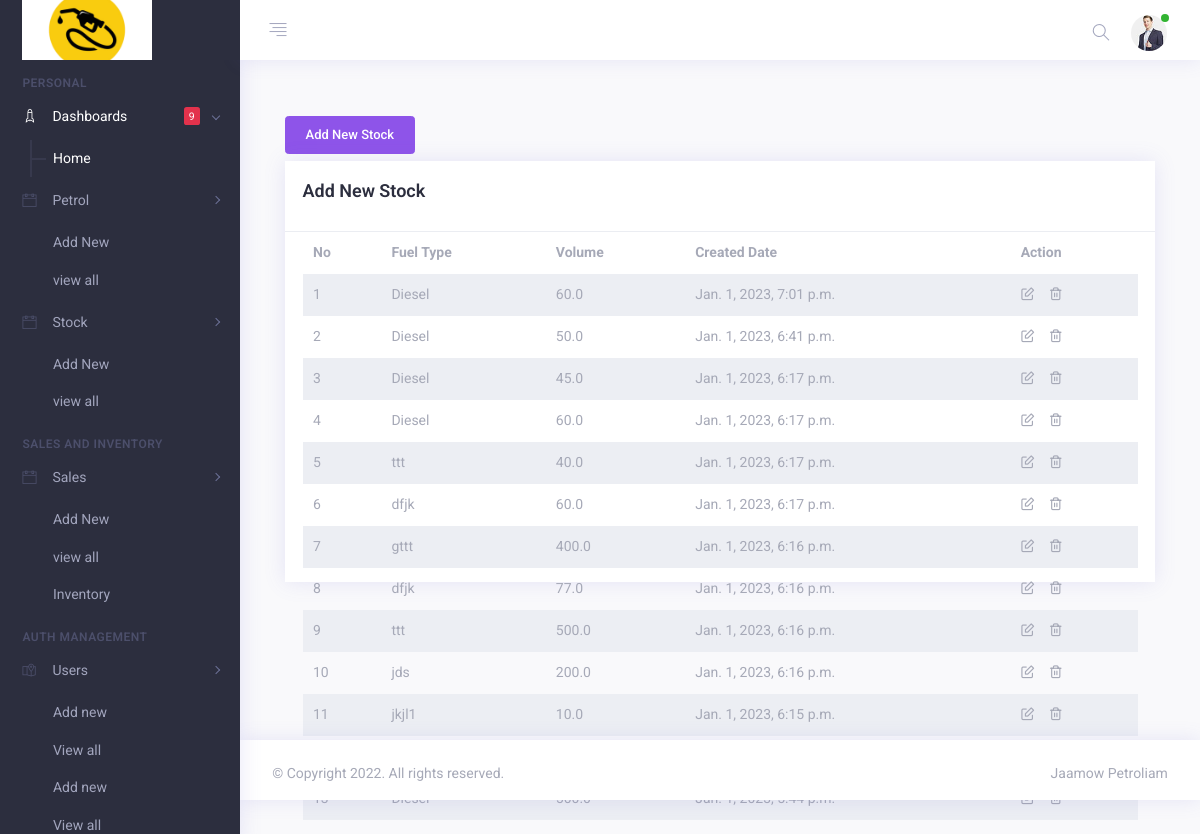
The app's page /stocks/ (signed in) with its own data.
### base/models.py (models this page shows, shortened)
class Stock(models.Model):
    date = models.DateField(null=True, blank = True)
    fuel = models.ForeignKey(Fuel, on_delete=models.CASCADE)
    volume = models.FloatField(max_length=(15,2),default=0)
    user = models.CharField(max_length=100, blank=True)
    created = models.DateTimeField(auto_now=True)
    updated = models.DateTimeField(auto_now_add=True)
    class Meta:
        ordering = ['-updated','-created']
        verbose_name_plural = "Stock lists"

class Fuel(models.Model):
    name = models.CharField(max_length=100, unique=True)
    price = models.FloatField(max_length=(15,2), default=0)
    user = models.CharField(max_length=100, blank=True)
    status = models.CharField(max_length=2,choices=(('1','Active'),('0', 'Inactive')) , default = 1)
    delete_flag = models.IntegerField(default = 0)
    created = models.DateTimeField(default = timezone.now)
    updated = models.DateTimeField(auto_now=True)
    class Meta:
        ordering = ['-updated','-created']
        verbose_name_plural = "fuel type lists"
    def __str__(self):
        return self.name

### base/views.py (the view)
# urls.py: path('stocks/', views.stockView, name="stocks"),
@login_required(login_url='login')
@permission_required('base.view_stock', raise_exception=True)
def stockView(request):
    fuels = Fuel.objects.filter(delete_flag=0, status=1).all()
    stocks = Stock.objects.filter(fuel__id__in = fuels).all()
    context = {
        "stocks":stocks,
        "fuels":fuels,
        "page_name":"Add New Stock"
    }
    return render(request, 'base/stock_list.html', context)

### base/templates/base/stock_list.html (shortened to what this page needs)
{% extends 'base.html' %}
{% block content %}
<br>
    <div class="container justify-content-center">
     <div>
        {% if perms.base.add_stock %}
        <a href="{% url 'new_stock' %}"><button class="btn btn-primary">Add New Stock</button></a>
     {% endif  %}
    </div>
        <div class="card mb-4 mt-2">
            <div class="card-header">
                <h4>{{page_name}}</h4>
            </div>
            <div class="card-body scrollbar scroll_dark pt-0" style="max-height: 350px;">
                <div class="datatable-wrapper table-responsive">
                    <table id="datatable" class="table table-borderless table-striped">
                        <thead>
                            <th>No</th>
                            <th>Fuel Type</th>
                            <th>Volume</th>
                            <th>Created Date</th>
                            <th>Action</th>
                        </thead>
                        <tbody>
                            <tr>
                                {% for stock in stocks %}
                                <td>{{forloop.counter}}</td>
                                <td>{{stock.fuel}}</td>
                                <td>{{stock.volume}}</td>
                                <td>{{stock.created}}</td>
                                <td>
                                    <a class="mr-3" href="{% url 'update_stock' stock.id %}"><i class="fe fe-edit"></i></a><a href="{% url 'delete_stock' stock.id %}" onclick="return confirm('Are you sure you want to delete this item?');"><i class="fe fe-trash-2"></i></a>
                                </td>
                            </tr>
                            {% endfor %}
                        </tbody>
                    </table>
                </div>
            </div>
        </div>
    </div>
{% endblock %}

### records on screen
Stock: fuel "Diesel", volume "60.0", created "Jan. 1, 2023, 7:01 p.m."
Stock: fuel "Diesel", volume "50.0", created "Jan. 1, 2023, 6:41 p.m."
Stock: fuel "Diesel", volume "45.0", created "Jan. 1, 2023, 6:17 p.m."
Stock: fuel "Diesel", volume "60.0", created "Jan. 1, 2023, 6:17 p.m."
Stock: fuel "ttt", volume "40.0", created "Jan. 1, 2023, 6:17 p.m."
Stock: fuel "dfjk", volume "60.0", created "Jan. 1, 2023, 6:17 p.m."
Stock: fuel "gttt", volume "400.0", created "Jan. 1, 2023, 6:16 p.m."
Stock: fuel "dfjk", volume "77.0", created "Jan. 1, 2023, 6:16 p.m."
Stock: fuel "ttt", volume "500.0", created "Jan. 1, 2023, 6:16 p.m."
Stock: fuel "jds", volume "200.0", created "Jan. 1, 2023, 6:16 p.m."
Stock: fuel "jkjl1", volume "10.0", created "Jan. 1, 2023, 6:15 p.m."

### other values on screen
{{ page_name }} "Add New Stock"
